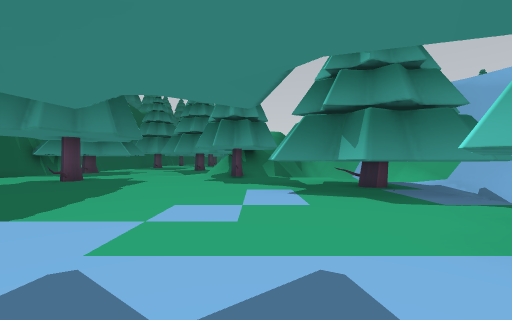
[1] (above)

24 first-person views from a walk through a Unity game level. The camera is 1.3 m above the floor, looks level and sees 90° across. The floor is counted in squares, 2 m on a side. Each view is taken from the middle of a square. On the plan, view 1 faces up. The plan holds only what a view shows up to about 9 squares ahead; the rest is blank. The place goes on beyond the plan.

[2]
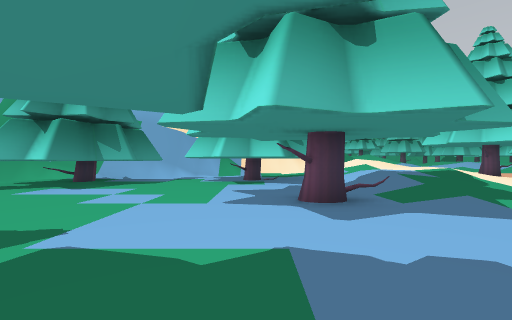

[3]
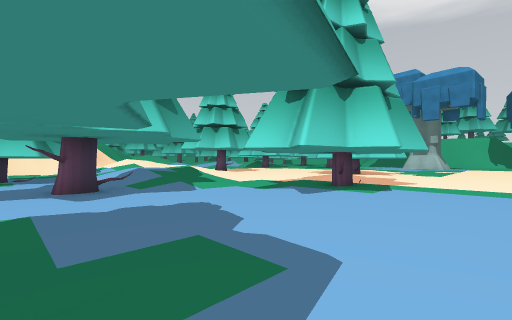

[4]
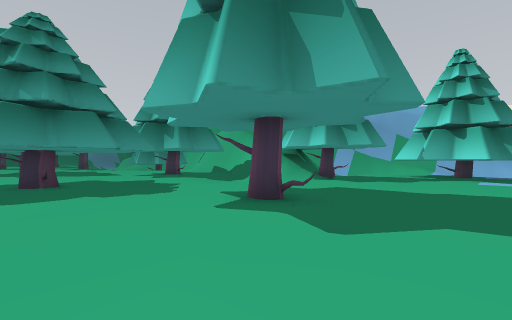

[5]
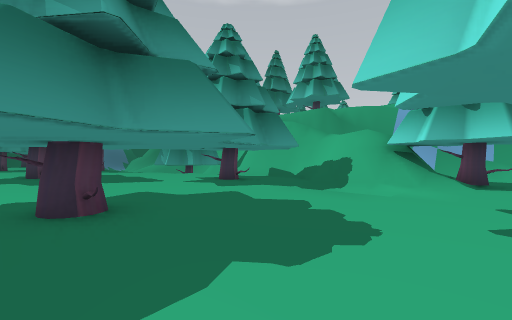

[6]
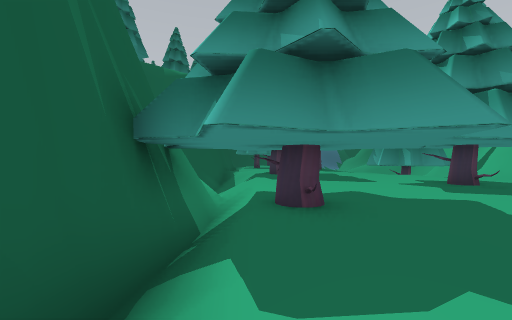

[7]
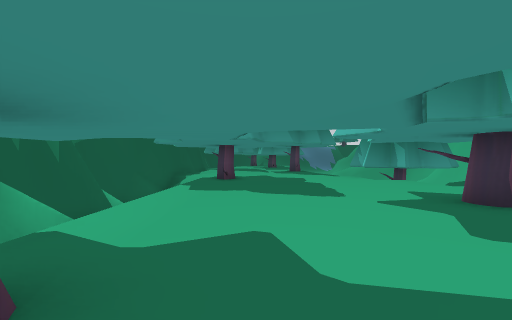

[8]
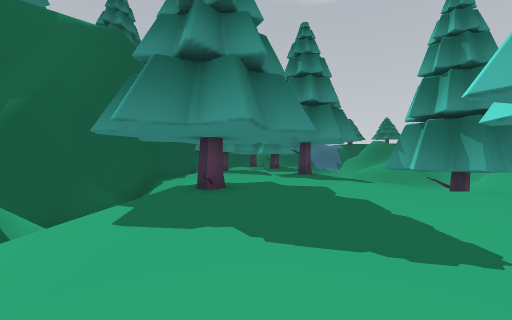

[9]
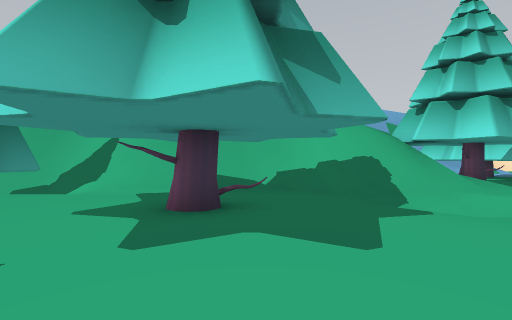

[10]
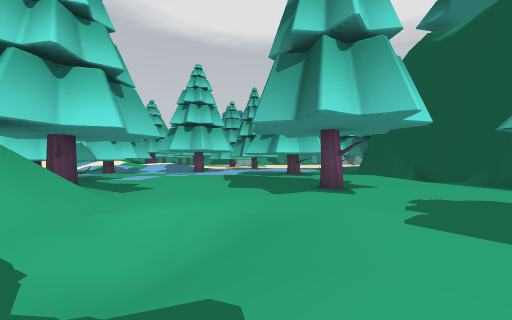

[11]
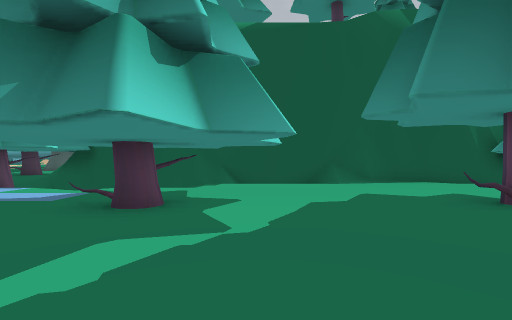

[12]
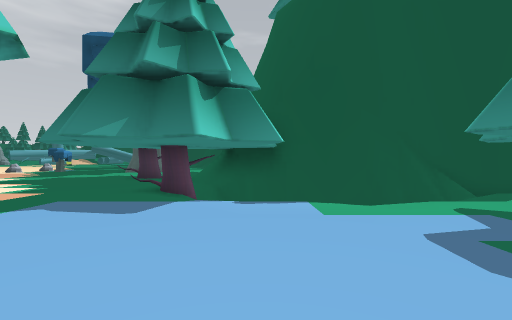

[13]
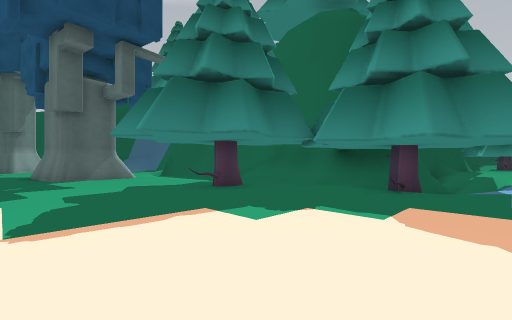

[14]
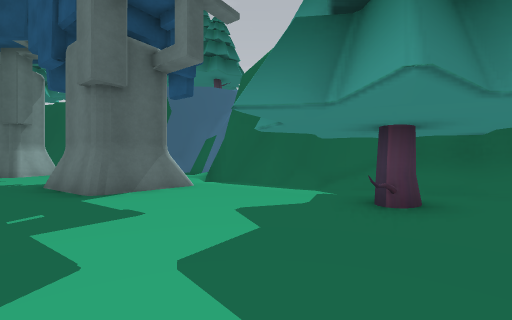

[15]
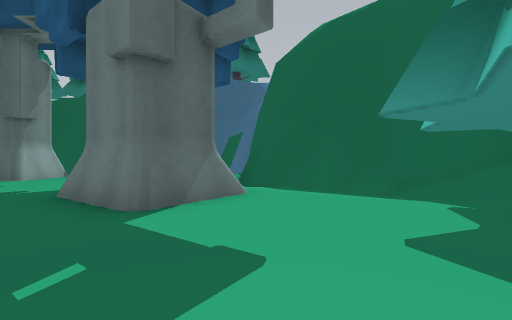

[16]
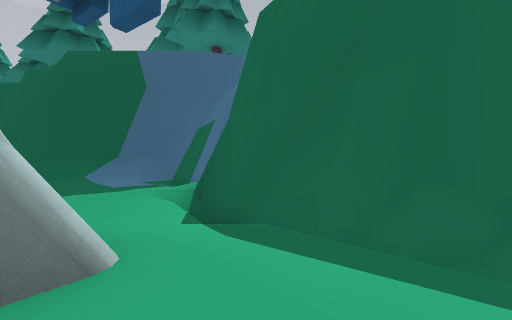

[17]
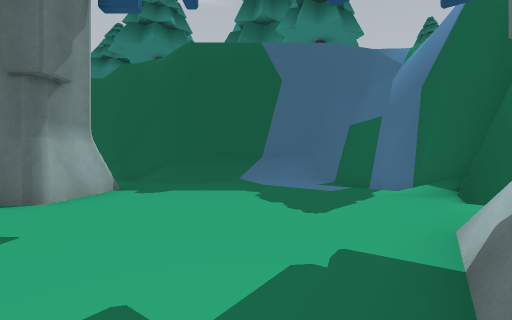

[18]
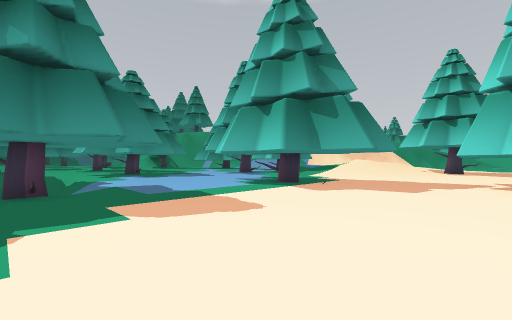

[19]
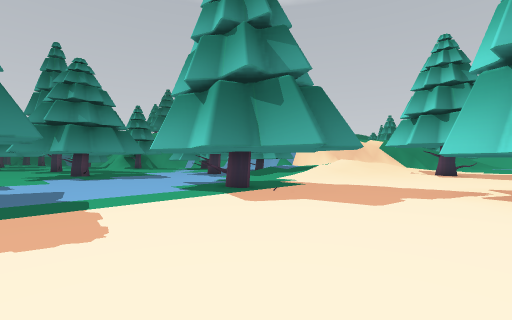

[20]
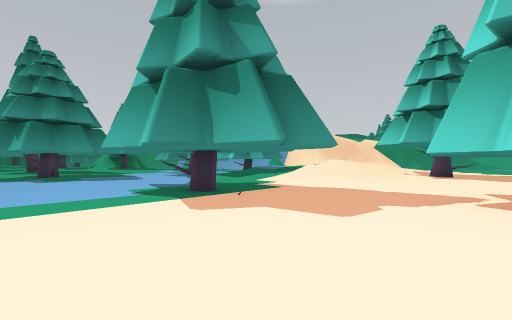

[21]
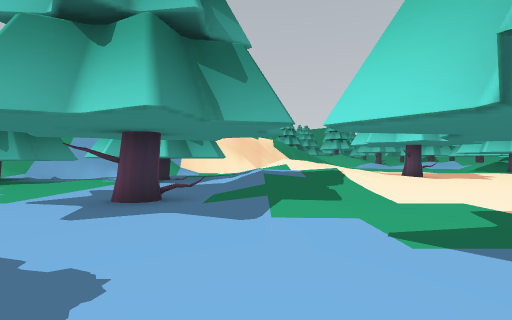

[22]
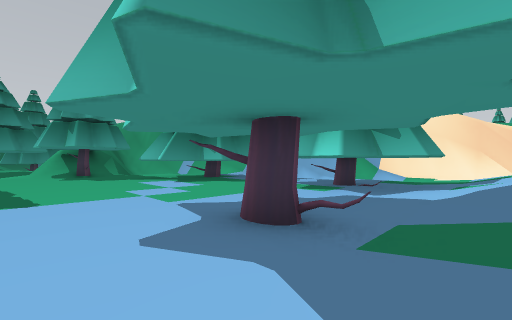

[23]
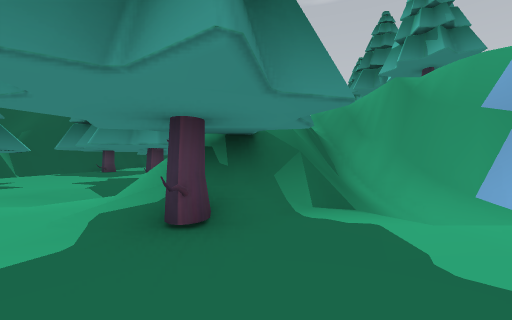

[24]
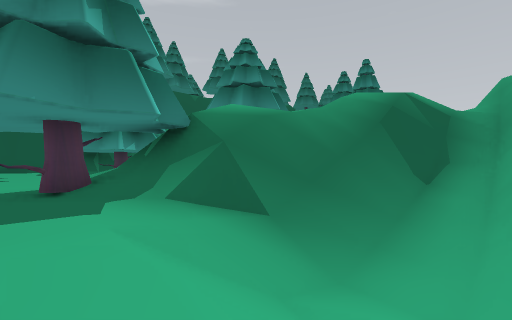

### Floor plan
Key: @ floor where view 1 was taken; # wall or solid block; x gap in a wall; . floor; / step, stairs or slope; = window, fence, low wall or low ledge; v drop or lower ground; T thing the floor can be seen under or through; R tree.
Columns run from 30 left of view 1 to 4 right of it. Each row starts with its distance up from view 1.
 24               vvv  #/......
 23                vv ##//.....=/  #
 22                   #///.....#x  #
 21                   #  /#..../= /#
 20                   ## /=...../ ##
 19                    # /......./#
 18                    #//......./#
 17                    #//.......## ###
 16                    ##/....##.## #/#
 15                     #/.....=.#  #/#
 14                     #/....../#  #//
 13                     #x#....//####//
 12                     #.=...//==##=//
 11                     #.....//####///
 10                     #......./#////
  9                     #........#...//
  8                    ##...#.......#
  7                    #/...=......###
  6                   v#/..........##
  5                   v# /.........###
  4                   v# /..........##
  3                   v##/...........#
  2                   v##/..#.......##
  1                   v #//.........##
  0        v/         v #//......#@.##
 -1       vvvv  /v// vv # /......=../##
 -2      v   vvvvvvv   ## /......//////
 -3     ################//....  .//////
 -4     #/////####// #=/#.... T ./////
 -5    ##/..../////.....=.... T ..////
 -6  ###/....../.....#....... T ...///
 -7 ##........R R....=........  ....///
 -8   ..R.....R##.............  .......
 -9     R.....R#R...............# .....
-10     #R.................... T   ....

Positions as (right, up) in squares from view 1, and headings:
1: (0, 0), facing up
2: (-5, 1), facing right
3: (-7, 1), facing down-right
4: (-9, 5), facing up-right
5: (-9, 9), facing up-right
6: (-9, 9), facing up
7: (-7, 12), facing up
8: (-7, 15), facing up
9: (-7, 15), facing right
10: (-4, 14), facing down
11: (-2, 4), facing left
12: (-4, -2), facing left
13: (-8, -10), facing up-left
14: (-12, -10), facing up-left
15: (-14, -10), facing up-left
16: (-16, -7), facing up-left
17: (-20, -10), facing up-left
18: (-10, -10), facing up-right
19: (-8, -10), facing up-right
20: (-7, -10), facing up-right
21: (-5, -2), facing right
22: (-3, -2), facing up-right
23: (0, 7), facing up
24: (4, 9), facing up-left
